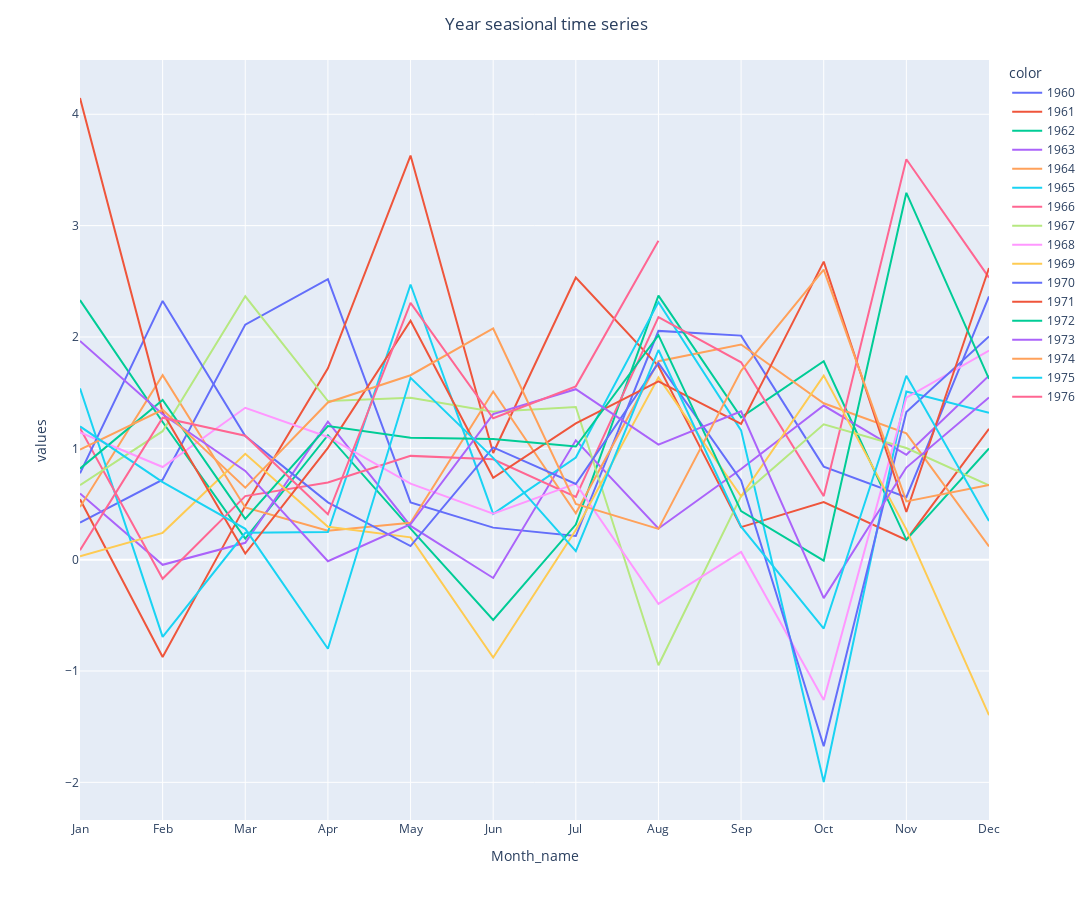

Source (notebook cell):
### Code cell
import pandas as pd 
import io, requests 
import plotly.express as px 

year = ts.index.year 
month = ts.index.month 
month_name = ts.index.strftime('%b')

ts1 = ts.groupby([year, month, month_name]).mean()

px.line(
    ts1,
    x=month_name,
    y=ts1.values,
    color=year,
    width=1100,
    height=900,
    # title={title_text=='Year seasional time series', title_x==0.5}
).update_layout(xaxis_title="Month_name", yaxis_title="values",title_text='Year seasional time series', title_x=0.5)

### Figure 1 — Plotly figure (JSON) as saved in the notebook; plotly's stock layout.template omitted (floating-point values rounded to 4 significant figures)
{"data": [{"hovertemplate": "color=1960<br>x=%{x}<br>y=%{y}<extra></extra>", "legendgroup": "1960", "line": {"color": "#636efa", "dash": "solid"}, "marker": {"symbol": "circle"}, "mode": "lines", "name": "1960", "orientation": "v", "showlegend": true, "type": "scatter", "x": ["Jan", "Feb", "Mar", "Apr", "May", "Jun", "Jul", "Aug", "Sep", "Oct", "Nov", "Dec"], "xaxis": "x", "y": [0.3328, 0.7183, 2.111, 2.52, 0.5136, 0.2877, 0.2123, 2.054, 2.012, 0.8358, 0.5618, 2.364], "yaxis": "y"}, {"hovertemplate": "color=1961<br>x=%{x}<br>y=%{y}<extra></extra>", "legendgroup": "1961", "line": {"color": "#EF553B", "dash": "solid"}, "marker": {"symbol": "circle"}, "mode": "lines", "name": "1961", "orientation": "v", "showlegend": true, "type": "scatter", "x": ["Jan", "Feb", "Mar", "Apr", "May", "Jun", "Jul", "Aug", "Sep", "Oct", "Nov", "Dec"], "xaxis": "x", "y": [0.5419, -0.8741, 0.4829, 1.718, 3.629, 0.9584, 2.535, 1.739, 0.2923, 0.518, 0.1771, 1.175], "yaxis": "y"}, {"hovertemplate": "color=1962<br>x=%{x}<br>y=%{y}<extra></extra>", "legendgroup": "1962", "line": {"color": "#00cc96", "dash": "solid"}, "marker": {"symbol": "circle"}, "mode": "lines", "name": "1962", "orientation": "v", "showlegend": true, "type": "scatter", "x": ["Jan", "Feb", "Mar", "Apr", "May", "Jun", "Jul", "Aug", "Sep", "Oct", "Nov", "Dec"], "xaxis": "x", "y": [2.331, 1.236, 0.19, 1.118, 0.2792, -0.5416, 0.3155, 2.371, 1.277, 1.782, 0.1783, 0.9985], "yaxis": "y"}, {"hovertemplate": "color=1963<br>x=%{x}<br>y=%{y}<extra></extra>", "legendgroup": "1963", "line": {"color": "#ab63fa", "dash": "solid"}, "marker": {"symbol": "circle"}, "mode": "lines", "name": "1963", "orientation": "v", "showlegend": true, "type": "scatter", "x": ["Jan", "Feb", "Mar", "Apr", "May", "Jun", "Jul", "Aug", "Sep", "Oct", "Nov", "Dec"], "xaxis": "x", "y": [0.5942, -0.04645, 0.1511, 1.239, 0.3025, -0.1646, 1.072, 0.2802, 0.8145, 1.384, 0.9416, 1.653], "yaxis": "y"}, {"hovertemplate": "color=1964<br>x=%{x}<br>y=%{y}<extra></extra>", "legendgroup": "1964", "line": {"color": "#FFA15A", "dash": "solid"}, "marker": {"symbol": "circle"}, "mode": "lines", "name": "1964", "orientation": "v", "showlegend": true, "type": "scatter", "x": ["Jan", "Feb", "Mar", "Apr", "May", "Jun", "Jul", "Aug", "Sep", "Oct", "Nov", "Dec"], "xaxis": "x", "y": [0.4728, 1.657, 0.4692, 0.2597, 0.3311, 1.51, 0.4166, 1.782, 1.932, 1.404, 1.134, 0.1182], "yaxis": "y"}, {"hovertemplate": "color=1965<br>x=%{x}<br>y=%{y}<extra></extra>", "legendgroup": "1965", "line": {"color": "#19d3f3", "dash": "solid"}, "marker": {"symbol": "circle"}, "mode": "lines", "name": "1965", "orientation": "v", "showlegend": true, "type": "scatter", "x": ["Jan", "Feb", "Mar", "Apr", "May", "Jun", "Jul", "Aug", "Sep", "Oct", "Nov", "Dec"], "xaxis": "x", "y": [1.538, -0.6938, 0.2414, 0.2484, 2.471, 0.4115, 0.9168, 2.313, 1.161, -1.997, 1.509, 1.319], "yaxis": "y"}, {"hovertemplate": "color=1966<br>x=%{x}<br>y=%{y}<extra></extra>", "legendgroup": "1966", "line": {"color": "#FF6692", "dash": "solid"}, "marker": {"symbol": "circle"}, "mode": "lines", "name": "1966", "orientation": "v", "showlegend": true, "type": "scatter", "x": ["Jan", "Feb", "Mar", "Apr", "May", "Jun", "Jul", "Aug", "Sep", "Oct", "Nov", "Dec"], "xaxis": "x", "y": [1.181, -0.1719, 0.5711, 0.6926, 0.9321, 0.902, 0.5627, 2.179, 1.773, 0.5708, 3.597, 2.533], "yaxis": "y"}, {"hovertemplate": "color=1967<br>x=%{x}<br>y=%{y}<extra></extra>", "legendgroup": "1967", "line": {"color": "#B6E880", "dash": "solid"}, "marker": {"symbol": "circle"}, "mode": "lines", "name": "1967", "orientation": "v", "showlegend": true, "type": "scatter", "x": ["Jan", "Feb", "Mar", "Apr", "May", "Jun", "Jul", "Aug", "Sep", "Oct", "Nov", "Dec"], "xaxis": "x", "y": [0.6696, 1.154, 2.366, 1.425, 1.454, 1.328, 1.371, -0.9485, 0.5701, 1.216, 1.003, 0.6675], "yaxis": "y"}, {"hovertemplate": "color=1968<br>x=%{x}<br>y=%{y}<extra></extra>", "legendgroup": "1968", "line": {"color": "#FF97FF", "dash": "solid"}, "marker": {"symbol": "circle"}, "mode": "lines", "name": "1968", "orientation": "v", "showlegend": true, "type": "scatter", "x": ["Jan", "Feb", "Mar", "Apr", "May", "Jun", "Jul", "Aug", "Sep", "Oct", "Nov", "Dec"], "xaxis": "x", "y": [1.142, 0.832, 1.364, 1.102, 0.6834, 0.4132, 0.6824, -0.3977, 0.0694, -1.26, 1.455, 1.878], "yaxis": "y"}, {"hovertemplate": "color=1969<br>x=%{x}<br>y=%{y}<extra></extra>", "legendgroup": "1969", "line": {"color": "#FECB52", "dash": "solid"}, "marker": {"symbol": "circle"}, "mode": "lines", "name": "1969", "orientation": "v", "showlegend": true, "type": "scatter", "x": ["Jan", "Feb", "Mar", "Apr", "May", "Jun", "Jul", "Aug", "Sep", "Oct", "Nov", "Dec"], "xaxis": "x", "y": [0.02989, 0.2409, 0.9504, 0.2948, 0.2004, -0.879, 0.2664, 1.638, 0.5686, 1.653, 0.272, -1.397], "yaxis": "y"}, {"hovertemplate": "color=1970<br>x=%{x}<br>y=%{y}<extra></extra>", "legendgroup": "1970", "line": {"color": "#636efa", "dash": "solid"}, "marker": {"symbol": "circle"}, "mode": "lines", "name": "1970", "orientation": "v", "showlegend": true, "type": "scatter", "x": ["Jan", "Feb", "Mar", "Apr", "May", "Jun", "Jul", "Aug", "Sep", "Oct", "Nov", "Dec"], "xaxis": "x", "y": [0.776, 2.324, 1.111, 0.5147, 0.1219, 1.008, 0.6793, 1.766, 0.7106, -1.676, 1.327, 2.005], "yaxis": "y"}, {"hovertemplate": "color=1971<br>x=%{x}<br>y=%{y}<extra></extra>", "legendgroup": "1971", "line": {"color": "#EF553B", "dash": "solid"}, "marker": {"symbol": "circle"}, "mode": "lines", "name": "1971", "orientation": "v", "showlegend": true, "type": "scatter", "x": ["Jan", "Feb", "Mar", "Apr", "May", "Jun", "Jul", "Aug", "Sep", "Oct", "Nov", "Dec"], "xaxis": "x", "y": [4.146, 1.324, 0.05453, 1.004, 2.146, 0.7358, 1.224, 1.602, 1.219, 2.677, 0.4279, 2.619], "yaxis": "y"}, {"hovertemplate": "color=1972<br>x=%{x}<br>y=%{y}<extra></extra>", "legendgroup": "1972", "line": {"color": "#00cc96", "dash": "solid"}, "marker": {"symbol": "circle"}, "mode": "lines", "name": "1972", "orientation": "v", "showlegend": true, "type": "scatter", "x": ["Jan", "Feb", "Mar", "Apr", "May", "Jun", "Jul", "Aug", "Sep", "Oct", "Nov", "Dec"], "xaxis": "x", "y": [0.8175, 1.435, 0.3664, 1.201, 1.094, 1.084, 1.016, 2.016, 0.4356, -0.008451, 3.294, 1.623], "yaxis": "y"}, {"hovertemplate": "color=1973<br>x=%{x}<br>y=%{y}<extra></extra>", "legendgroup": "1973", "line": {"color": "#ab63fa", "dash": "solid"}, "marker": {"symbol": "circle"}, "mode": "lines", "name": "1973", "orientation": "v", "showlegend": true, "type": "scatter", "x": ["Jan", "Feb", "Mar", "Apr", "May", "Jun", "Jul", "Aug", "Sep", "Oct", "Nov", "Dec"], "xaxis": "x", "y": [1.965, 1.306, 0.797, -0.01374, 0.3179, 1.307, 1.531, 1.033, 1.333, -0.3456, 0.8272, 1.457], "yaxis": "y"}, {"hovertemplate": "color=1974<br>x=%{x}<br>y=%{y}<extra></extra>", "legendgroup": "1974", "line": {"color": "#FFA15A", "dash": "solid"}, "marker": {"symbol": "circle"}, "mode": "lines", "name": "1974", "orientation": "v", "showlegend": true, "type": "scatter", "x": ["Jan", "Feb", "Mar", "Apr", "May", "Jun", "Jul", "Aug", "Sep", "Oct", "Nov", "Dec"], "xaxis": "x", "y": [0.988, 1.346, 0.6462, 1.412, 1.656, 2.076, 0.501, 0.2761, 1.696, 2.605, 0.5232, 0.6699], "yaxis": "y"}, {"hovertemplate": "color=1975<br>x=%{x}<br>y=%{y}<extra></extra>", "legendgroup": "1975", "line": {"color": "#19d3f3", "dash": "solid"}, "marker": {"symbol": "circle"}, "mode": "lines", "name": "1975", "orientation": "v", "showlegend": true, "type": "scatter", "x": ["Jan", "Feb", "Mar", "Apr", "May", "Jun", "Jul", "Aug", "Sep", "Oct", "Nov", "Dec"], "xaxis": "x", "y": [1.197, 0.6957, 0.2764, -0.8001, 1.633, 0.9139, 0.07743, 1.883, 0.2967, -0.6186, 1.652, 0.3469], "yaxis": "y"}, {"hovertemplate": "color=1976<br>x=%{x}<br>y=%{y}<extra></extra>", "legendgroup": "1976", "line": {"color": "#FF6692", "dash": "solid"}, "marker": {"symbol": "circle"}, "mode": "lines", "name": "1976", "orientation": "v", "showlegend": true, "type": "scatter", "x": ["Jan", "Feb", "Mar", "Apr", "May", "Jun", "Jul", "Aug"], "xaxis": "x", "y": [0.08554, 1.275, 1.113, 0.4079, 2.306, 1.27, 1.556, 2.865], "yaxis": "y"}], "layout": {"height": 900, "legend": {"title": {"text": "color"}, "tracegroupgap": 0}, "margin": {"t": 60}, "title": {"text": "Year seasional time series", "x": 0.5}, "width": 1100, "xaxis": {"anchor": "y", "domain": [0, 1], "title": {"text": "Month_name"}}, "yaxis": {"anchor": "x", "domain": [0, 1], "title": {"text": "values"}}}}
